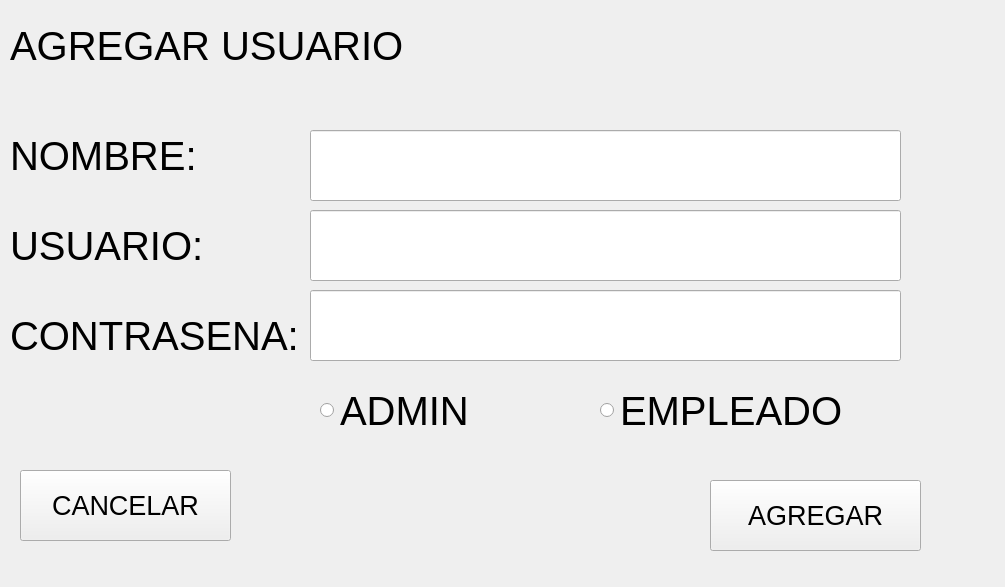
<?xml version="1.0" encoding="UTF-8"?>
<ui version="4.0">
 <class>Form</class>
 <widget class="QWidget" name="Form">
  <property name="geometry">
   <rect>
    <x>0</x>
    <y>0</y>
    <width>1005</width>
    <height>587</height>
   </rect>
  </property>
  <property name="windowTitle">
   <string>Form</string>
  </property>
  <widget class="QLabel" name="label">
   <property name="geometry">
    <rect>
     <x>10</x>
     <y>10</y>
     <width>421</width>
     <height>71</height>
    </rect>
   </property>
   <property name="font">
    <font>
     <pointsize>30</pointsize>
    </font>
   </property>
   <property name="text">
    <string>AGREGAR USUARIO</string>
   </property>
  </widget>
  <widget class="QLabel" name="label_2">
   <property name="geometry">
    <rect>
     <x>10</x>
     <y>120</y>
     <width>271</width>
     <height>71</height>
    </rect>
   </property>
   <property name="font">
    <font>
     <pointsize>30</pointsize>
    </font>
   </property>
   <property name="text">
    <string>NOMBRE:</string>
   </property>
  </widget>
  <widget class="QLabel" name="label_3">
   <property name="geometry">
    <rect>
     <x>10</x>
     <y>210</y>
     <width>271</width>
     <height>71</height>
    </rect>
   </property>
   <property name="font">
    <font>
     <pointsize>30</pointsize>
    </font>
   </property>
   <property name="text">
    <string>USUARIO:</string>
   </property>
  </widget>
  <widget class="QLabel" name="label_4">
   <property name="geometry">
    <rect>
     <x>10</x>
     <y>300</y>
     <width>301</width>
     <height>71</height>
    </rect>
   </property>
   <property name="font">
    <font>
     <pointsize>30</pointsize>
    </font>
   </property>
   <property name="text">
    <string>CONTRASENA:</string>
   </property>
  </widget>
  <widget class="QPushButton" name="pushButton_6">
   <property name="geometry">
    <rect>
     <x>20</x>
     <y>470</y>
     <width>211</width>
     <height>71</height>
    </rect>
   </property>
   <property name="font">
    <font>
     <pointsize>20</pointsize>
    </font>
   </property>
   <property name="text">
    <string>CANCELAR</string>
   </property>
  </widget>
  <widget class="QPushButton" name="pushButton_7">
   <property name="geometry">
    <rect>
     <x>710</x>
     <y>480</y>
     <width>211</width>
     <height>71</height>
    </rect>
   </property>
   <property name="font">
    <font>
     <pointsize>20</pointsize>
    </font>
   </property>
   <property name="text">
    <string>AGREGAR</string>
   </property>
  </widget>
  <widget class="QLineEdit" name="lineEdit_3">
   <property name="geometry">
    <rect>
     <x>310</x>
     <y>290</y>
     <width>591</width>
     <height>71</height>
    </rect>
   </property>
   <property name="font">
    <font>
     <pointsize>30</pointsize>
    </font>
   </property>
   <property name="inputMethodHints">
    <set>Qt::ImhDigitsOnly</set>
   </property>
  </widget>
  <widget class="QLineEdit" name="lineEdit_4">
   <property name="geometry">
    <rect>
     <x>310</x>
     <y>210</y>
     <width>591</width>
     <height>71</height>
    </rect>
   </property>
   <property name="font">
    <font>
     <pointsize>30</pointsize>
    </font>
   </property>
   <property name="inputMethodHints">
    <set>Qt::ImhDigitsOnly</set>
   </property>
  </widget>
  <widget class="QLineEdit" name="lineEdit_5">
   <property name="geometry">
    <rect>
     <x>310</x>
     <y>130</y>
     <width>591</width>
     <height>71</height>
    </rect>
   </property>
   <property name="font">
    <font>
     <pointsize>30</pointsize>
    </font>
   </property>
   <property name="inputMethodHints">
    <set>Qt::ImhDigitsOnly</set>
   </property>
  </widget>
  <widget class="QRadioButton" name="radioButton">
   <property name="geometry">
    <rect>
     <x>320</x>
     <y>380</y>
     <width>301</width>
     <height>61</height>
    </rect>
   </property>
   <property name="font">
    <font>
     <pointsize>30</pointsize>
    </font>
   </property>
   <property name="text">
    <string>ADMIN</string>
   </property>
  </widget>
  <widget class="QRadioButton" name="radioButton_2">
   <property name="geometry">
    <rect>
     <x>600</x>
     <y>380</y>
     <width>261</width>
     <height>61</height>
    </rect>
   </property>
   <property name="font">
    <font>
     <pointsize>30</pointsize>
    </font>
   </property>
   <property name="text">
    <string>EMPLEADO</string>
   </property>
  </widget>
 </widget>
 <resources/>
 <connections/>
</ui>
